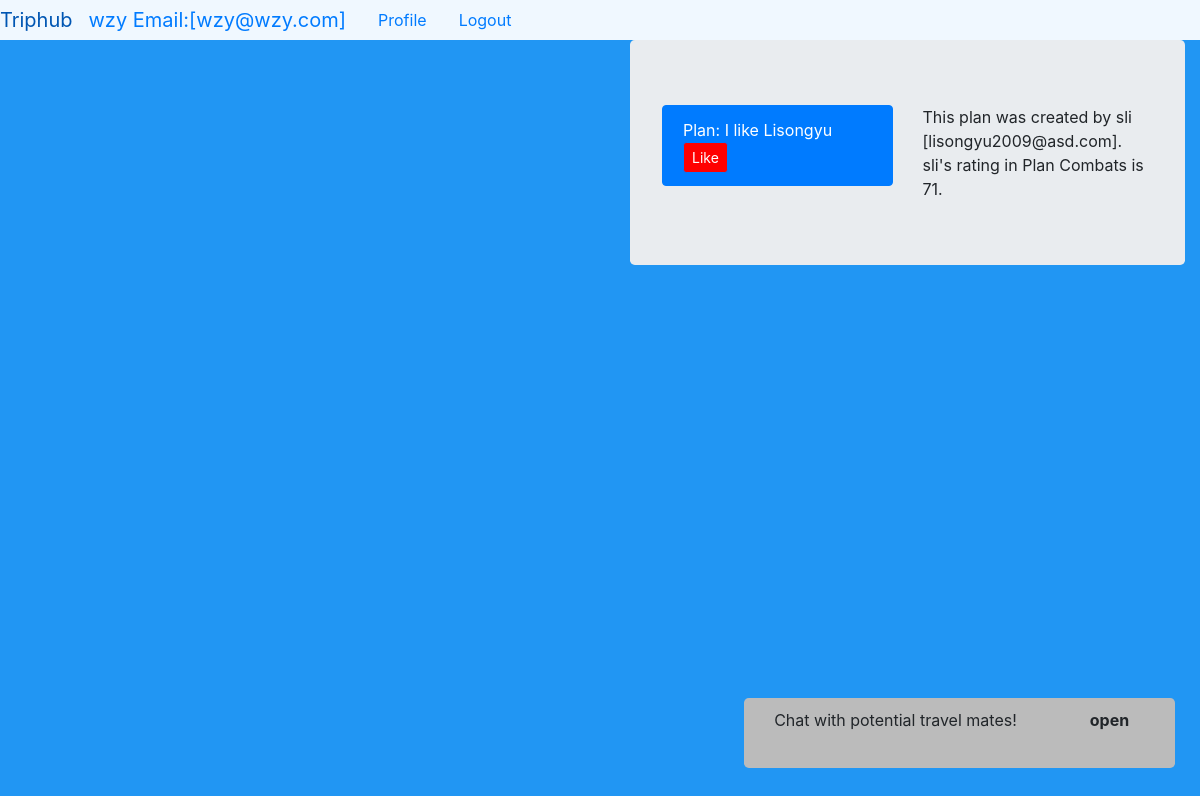
The page /frontend/trip/createTrip.php?planid=7 (signed in) on the database its author committed.
### tables this page shows
CREATE TABLE `Plan` (
  `planID` int(11) NOT NULL,
  `title` varchar(50) DEFAULT NULL,
  `ownedByUserID` int(11) DEFAULT NULL,
  `createdByUserID` int(11) DEFAULT NULL
);

CREATE TABLE `users` (
  `user_id` int(11) NOT NULL COMMENT 'auto incrementing user_id of each user, unique index',
  `user_name` varchar(64) NOT NULL COMMENT 'user''s name, unique',
  `user_password_hash` varchar(255) NOT NULL COMMENT 'user''s password in salted and hashed format',
  `user_email` varchar(64) NOT NULL COMMENT 'user''s email, unique',
  `user_rating` int(11) NOT NULL DEFAULT '100'
);

### frontend/trip/createTrip.php (the view, shortened to what this page needs)
<!DOCTYPE html>
<html >
<head>
    <link rel="stylesheet" href="css/style.css">
    <link rel="stylesheet" href="https://maxcdn.bootstrapcdn.com/bootstrap/4.0.0-alpha.6/css/bootstrap.min.css">
</head>
<?php
         function connectToDb() {
            $db = new mysqli('localhost', 'tripubproject_adm', '12345shangshandalaohu', 'tripubproject_DB1');
            return $db;
         }
         function checkPlan($db, $pid) {
            if ($result = $db->query("SELECT Plan.Title, locations.NAME, locations.TYPE, locations.ID FROM Plan, contains, locations WHERE Plan.planID = $pid AND contains.planID = $pid AND locations.ID = contains.locationID")) {
              $myArray = array();
              return $myArray;
            }
            return NULL;
         }
        function getOwner($db, $pid){
            if ($result = $db->query("SELECT ownedByUserID FROM Plan WHERE planID = $pid;")) {
                $row = $result->fetch_array(MYSQLI_NUM);
                $r = $row[0];
                return $r;
            }
            return NULL;
        }
         function getTitle($db, $pid) {
          if ($result = $db->query("SELECT title FROM Plan WHERE Plan.planID = $pid")) {
              $result_fetch = $result->fetch_object();
              $fuck = $result_fetch->title;
              return $fuck;
          }
         }
        function checkLike($planid, $userid, $db){
            $sql = "SELECT likes FROM likings WHERE planID=$planid AND userID=$userid;";
            $result = $db->query($sql);
            $row = $result->fetch_assoc();
            $the_like = $row['likes'];
            if($the_like == NULL or $the_like == 0){
              return 0;
            }
            else{
                return 1;
            }
        }
     ?>
<body>
<ul class="nav nav-pills" style="background-color: aliceblue">
    <?php
    $page = $_SERVER['PHP_SELF'];
    ?>
    <a class="navbar-brand" href="<?php echo $page?>">Triphub</a>
    <li class="nav-item">
      <a class="navbar-brand" href="<?php echo $page?>">
        <?php echo $_SESSION['user_name']." Email:[".$_SESSION['user_email']."]";?>
      </a>
    </li>
    <li class="nav-item">
        <a class="nav-link" href="http://tripubproject.web.engr.illinois.edu/411SP17/frontend/user/profile.php">Profile</a>
    </li>
    <li class = "nav-item">
        <a class = "nav-link" href = "../user/login.php?logout">Logout</a >
    </li>
</ul>
  <div class="row"  id = "p1">
    <div class="col align-self-start">
    </div>
  <div class="col align-self-center" id="real-size">
    <div class="container">
      <div class="jumbotron">
        <div class="row" id = "topblank">
          <div class="col-md-12"></div>
        </div>
        <div class="row">
          <div class="col-6">
            <?php
            $db = connectToDb();
            $the_user = $_SESSION['user_id'];
            $ownID = "";
            if(isset($_GET['planid']) && !empty($_GET['planid'])){
              $haha = getTitle($db, $_GET['planid']);
              $ownID = getOwner($db, $_GET['planid']);
            }
            else{
              $_GET['planid'] = $_SESSION['currentPlan'];
              $res = checkPlan($db, $_GET['planid']);
              $haha = getTitle($db, $_GET['planid']);
              $ownID = getOwner($db, $_GET['planid']);
            }
            ?>
            <ul id = "planlist" class="list-group">
              <li class="list-group-item active"><?php echo "Plan: ".$haha ?><?php $plan = $_GET['planid'];$result = checkLike($plan, $the_user, $db);if ($result == 0) {echo "<button data-id=\"".$the_user."\" name=\"like\"type=\"button\" id = \"".$_SESSION['currentPlan']."\" class=\"btn btn-primary btn-sm like\" style=\"background-color:red\">Like</button>";} else {echo "<button data-id=\"".$the_user."\" name=\"like\"type=\"button\" id = \"".$_SESSION['currentPlan']."\" class=\"btn btn-primary btn-sm like\" style=\"background-color:black\">Dislike</button>";}
              ?>
            </ul>
          </div>
          <div class="col-6">
            <div id = "toShow">
                <?php
                if(strcmp($ownID,$the_user) != 0){
                    if ($result = $db->query("SELECT user_name, user_email, user_rating FROM users WHERE user_id = $ownID;")) {
                        $row = $result->fetch_array(MYSQLI_ASSOC);
                        $temp_name = $row['user_name'];
                        $temp_email = $row['user_email'];
                        $temp_rating = $row['user_rating'];
                        echo "This plan was created by $temp_name [$temp_email]. $temp_name's rating in Plan Combats is $temp_rating.";
                    }
                }
                ?>
            </div>
          </div>
        </div>
      </div>
    </div>
    <div class="col align-self-end">
    </div>
  </div>
</div>
<div class="container col-5" id="chat-container" style="position: fixed;bottom:0px;right:10px;z-index:999">
  <div class="jumbotron col-11" style="padding:10px; background-color:#bbbbbb;float:right">
    <div class = "row" style="margin-bottom:10px;margin-left:5px;">
        <div class="col-9" id="plain-words">
            <p>Chat with potential travel mates!</p>
        </div>
        <div class="col-1">
            <b id="minimize" onclick="close_chat()">open</b>
        </div>
    </div>
  </div>
</div>
</body>
</html>

### frontend/trip/css/style.css (style rules this page uses)
*, *:after, *:before { box-sizing: border-box; }
html { font-size: 100%; line-height: 1.5; height: 100%; }
body { position: relative; margin: 0; font-family: 'Work Sans', Arial, Helvetica, sans-serif; min-height: 100%; background: #2196F3 !important; color: #777; }
.jumbotron { background: rgba(200, 54, 54, 0.2); }

### rows shown on the page
plan: title "I like Lisongyu"
users: user_name "sli", user_email "lisongyu2009@asd.com", user_rating "71"

### other values the page prints
$_SESSION['user_name'] "wzy"
$_SESSION['user_email'] "wzy@wzy.com"
